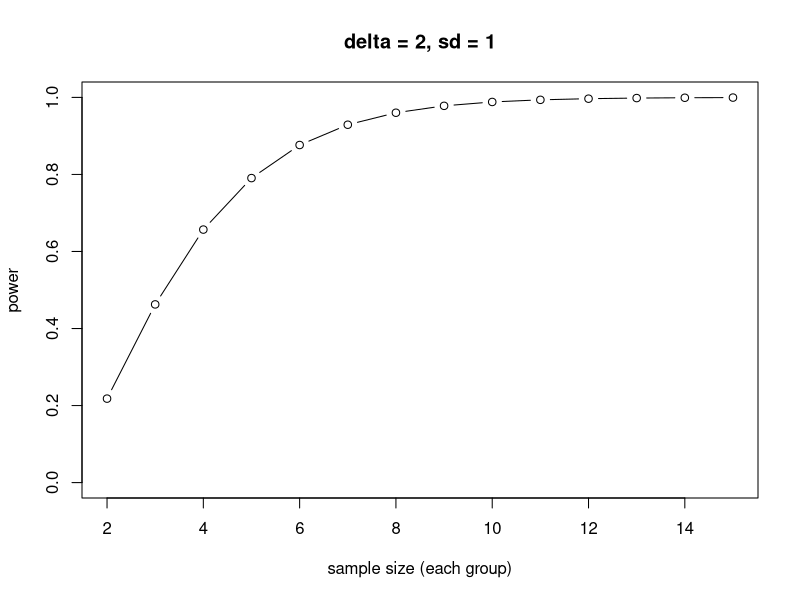
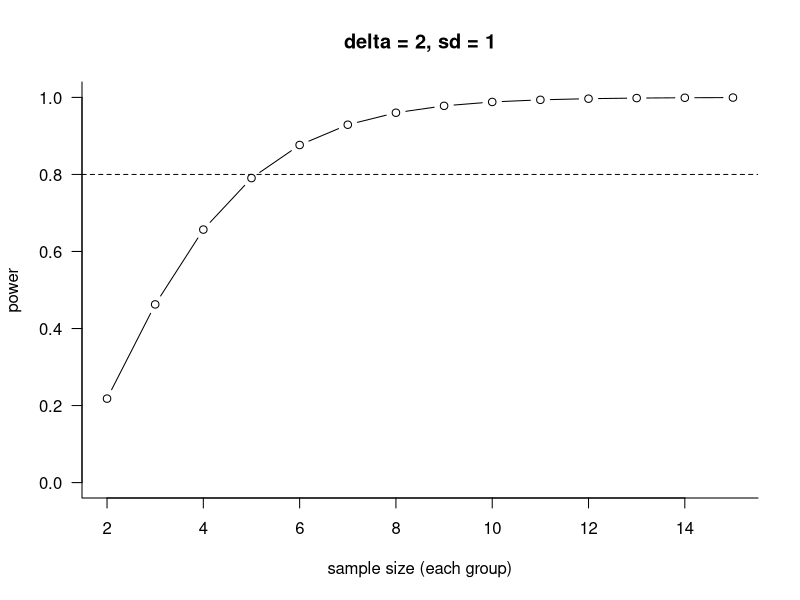

Source code (R) for these figures, in order: (Note: this script raises an error after producing the figures.)
## ---- chunk 1
apropos("^power\\.")  ## base-R functions
## ---- chunk 2
a1 <- available.packages(repos="https://cran.rstudio.com")
pow_pkgs <- grepv("power", rownames(a1), ignore.case=TRUE)
length(pow_pkgs)
head(pow_pkgs, 10)
## ---- chunk 3
library("pwr")
apropos("^pwr")
## ---- chunk 4
dd <- read.csv("../data/ants.csv")
power.t.test(n=c(10,10),delta=2,sd=1)
power.t.test(power=0.8,delta=2,sd=1)
## ---- chunk 5
nvec <- 2:15
powfun <- function(n) {
   power.t.test(n, delta=2, sd=1)$power
}
powvec <- sapply(nvec,powfun)
plot(nvec, powvec, type="b",
     xlab="sample size (each group)",
     ylab="power",
     main = "delta = 2, sd = 1",
     ylim = c(0,1))
## ---- chunk 6
par(las=1, bty = "l")
plot(nvec,powvec,type="b", xlab="sample size (each group)",
     ylab="power",
     main = "delta = 2, sd = 1",
     ylim = c(0,1))
abline(h = 0.8, lty = 2)
## ---- chunk 7
## experimental design
N <- 20; x_min <- 0; x_max <- 2
x <- runif(N, min=x_min, max=x_max)
## model world
a <- 2; b <- 1; sd_y <- 1
## setup
nsim <- 1000; pval <- numeric(N); set.seed(101)
for (i in 1:nsim) {
  y_det <- a + b * x  ## deterministic y
  y <- rnorm(N, mean = y_det, sd = sd_y)
  m <- lm(y ~ x)
  pval[i] <- coef(summary(m))["x", "Pr(>|t|)"] ## extract p-value
}
mean(pval<0.05)
## ---- chunk 8
knitr::include_graphics("../pix/powertargets1.png")
## ---- chunk 9
knitr::include_graphics("../pix/powertargets2.png")
